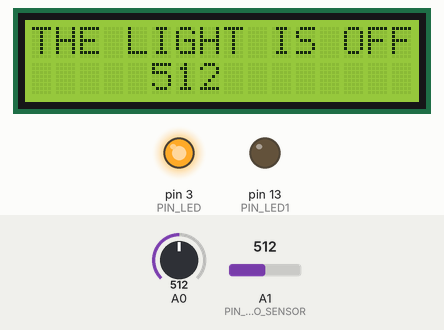
Bench run of a sketch on a simulated Arduino Uno, built with avr-gcc and run on an emulated ATmega328P. Shown: 16×2 character LCD, output pins drawn as LEDs (lit = HIGH). Dashed ring = blinking. The test bench sets the inputs (shaded band); at power-on: A0 = 512, A1 (PIN_PHOTO_SENSOR) = 512.

Above: at 2.2 s.
2.3 s: A0 set to 407
5.2 s: A0 set to 383
At 8.5 s:
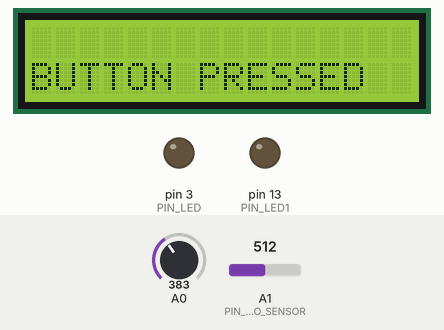
11.2 s: A0 set to 810
At 11.37 s:
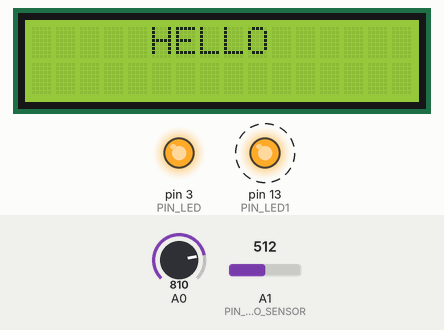
14.6 s: A0 set to 789
At 14.75 s:
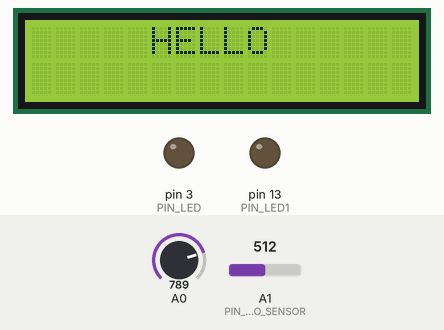
20.6 s: A0 set to 608
23.3 s: A0 set to 592
At 26.4 s:
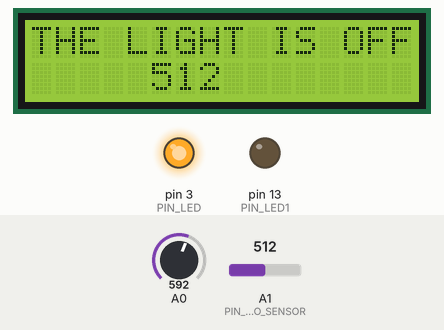
Timing chart, 0 to 27.0 s (numbered marks = the images above; inputs shaded):
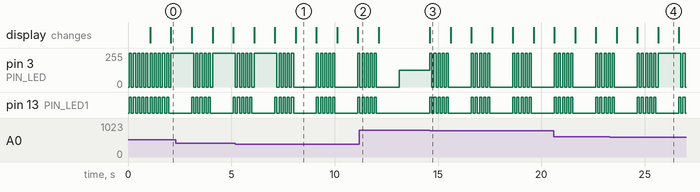

The sketch:

scetch_test.ino
```cpp
#include <Wire.h>
#include "LiquidCrystal.h"
#include <DHT.h>

DHT dht(2, DHT11);

int t1 = 30, t2 = 20;
int h1 = 30, h2 = 70;

#define PIN_LED 3
#define PIN_LED1 13
#define PIN_PHOTO_SENSOR A1

#define BTN_UP 1
#define BTN_DOWN 2
#define BTN_LEFT 3
#define BTN_RIGHT 4
#define BTN_SELECT 5
#define BTN_NONE 10

LiquidCrystal lcd(8, 9, 4, 5, 6, 7);

void blinkLed() {
  for (int i = 0; i < 5; i++) {
    digitalWrite(PIN_LED, HIGH);
    digitalWrite(PIN_LED1, HIGH);
    delay(100);
    digitalWrite(PIN_LED, LOW);
    digitalWrite(PIN_LED1, LOW);
    delay(100);
  }
}

int detectButton() {
  int keyAnalog = analogRead(A0);
  if (keyAnalog < 100) {
    return BTN_RIGHT;
  } else if (keyAnalog < 200) {
    return BTN_UP;
  } else if (keyAnalog < 400) {
    return BTN_DOWN;
  } else if (keyAnalog < 600) {
    return BTN_LEFT;
  } else if (keyAnalog < 800) {
    return BTN_SELECT;
  } else {
    return BTN_NONE;
  }
}

void setup() {
  dht.begin();
  lcd.begin(16, 2);
  pinMode(PIN_LED1, OUTPUT);
  pinMode(PIN_LED, OUTPUT);
  pinMode(3, OUTPUT);
  pinMode(6, OUTPUT);
  pinMode(8, OUTPUT);

  lcd.clear();
  lcd.setCursor(4, 0);
  lcd.print("WAIT...");

  blinkLed();
}

void loop() {
  int button = detectButton();

  int val = analogRead(PIN_PHOTO_SENSOR);
  int ledPower = map(val, 0, 1023, 0, 255);
  analogWrite(PIN_LED, ledPower);

  if (button != BTN_NONE) {
    lcd.clear();
    lcd.setCursor(5, 0);
    lcd.print("HELLO");

    blinkLed();

    lcd.clear();
    lcd.setCursor(0, 1);
    lcd.print("BUTTON PRESSED");

    // В зависимости от нажатой кнопки выполните соответствующее действие
    switch (button) {
      case BTN_UP:
        // Ваш код для BTN_UP
        break;

      case BTN_DOWN:
        // Ваш код для BTN_DOWN
        break;

      case BTN_LEFT:
      lcd.clear();
      lcd.setCursor(0, 0);
      if (val < 300)
        lcd.print("THE LIGHT IS ON");
      else
        lcd.println("THE LIGHT IS OFF");
      lcd.setCursor(5, 1);
      lcd.print(val, 1);

      digitalWrite(3, LOW);
      digitalWrite(6, LOW);
      digitalWrite(8, LOW);

      digitalWrite(3, HIGH);

        break;

      case BTN_RIGHT:
        // Ваш код для BTN_RIGHT
        break;

      case BTN_SELECT:
        // Ваш код для BTN_SELECT
        break;

      default:
        break;
    }

    delay(1000); // Дополнительная задержка для стабилизации
  }
}
```

Measured:
- the behaviour switches between 400 and 399 on A0 (found by bisection; images 0 and 1)
- the behaviour switches between 800 and 799 on A0 (found by bisection; images 2 and 3)
- the behaviour switches between 600 and 599 on A0 (found by bisection; images 3 and 4)
- after the input at 5.2 s, the display: first differs from a run without the input after 2.9 s (image 1)
- after the input at 11.2 s, pin 13 (PIN_LED1): goes on until 12.0 s, then stays LOW
- after the input at 14.6 s, pin 3 (PIN_LED): 127/255 → 255/255 at once, then repeats every 2.0 s: 4 × (0/255 0.10 s, 255/255 0.10 s), 0/255 1.1 s, 255/255 0.10 s; pin 13 (PIN_LED1): LOW → HIGH at once, then repeats every 2.0 s: 4 × (LOW 0.10 s, HIGH 0.10 s), LOW 1.1 s, HIGH 0.10 s; the display: changes at once (image 3)
- after the input at 23.3 s, the display: first differs from a run without the input after 2.4 s (image 4)
- by itself, pin 13 (PIN_LED1): repeats every 2.0 s: 3 × (LOW 0.10 s, HIGH 0.10 s), LOW 1.1 s, HIGH 0.10 s, LOW 0.10 s, HIGH 0.10 s
